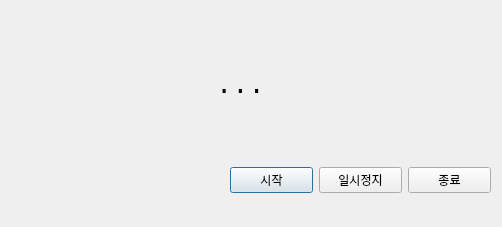
<?xml version="1.0" encoding="UTF-8"?>
<ui version="4.0">
 <class>Dialog</class>
 <widget class="QDialog" name="Dialog">
  <property name="geometry">
   <rect>
    <x>0</x>
    <y>0</y>
    <width>502</width>
    <height>227</height>
   </rect>
  </property>
  <property name="windowTitle">
   <string>잘 못들었습니다?</string>
  </property>
  <widget class="QLabel" name="stt">
   <property name="geometry">
    <rect>
     <x>50</x>
     <y>40</y>
     <width>381</width>
     <height>91</height>
    </rect>
   </property>
   <property name="font">
    <font>
     <family>Consolas</family>
     <pointsize>20</pointsize>
    </font>
   </property>
   <property name="layoutDirection">
    <enum>Qt::LeftToRight</enum>
   </property>
   <property name="text">
    <string>...</string>
   </property>
   <property name="alignment">
    <set>Qt::AlignCenter</set>
   </property>
  </widget>
  <widget class="QWidget" name="horizontalLayoutWidget">
   <property name="geometry">
    <rect>
     <x>230</x>
     <y>140</y>
     <width>261</width>
     <height>80</height>
    </rect>
   </property>
   <layout class="QHBoxLayout" name="horizontalLayout">
    <item>
     <widget class="QPushButton" name="button_start">
      <property name="text">
       <string>시작</string>
      </property>
     </widget>
    </item>
    <item>
     <widget class="QPushButton" name="button_pause">
      <property name="text">
       <string>일시정지</string>
      </property>
     </widget>
    </item>
    <item>
     <widget class="QPushButton" name="button_exit">
      <property name="text">
       <string>종료</string>
      </property>
     </widget>
    </item>
   </layout>
  </widget>
 </widget>
 <resources/>
 <connections>
  <connection>
   <sender>button_pause</sender>
   <signal>clicked()</signal>
   <receiver>Dialog</receiver>
   <slot>slot_pause()</slot>
   <hints>
    <hint type="sourcelabel">
     <x>379</x>
     <y>185</y>
    </hint>
    <hint type="destinationlabel">
     <x>382</x>
     <y>202</y>
    </hint>
   </hints>
  </connection>
  <connection>
   <sender>button_start</sender>
   <signal>clicked()</signal>
   <receiver>Dialog</receiver>
   <slot>slot_start()</slot>
   <hints>
    <hint type="sourcelabel">
     <x>289</x>
     <y>186</y>
    </hint>
    <hint type="destinationlabel">
     <x>285</x>
     <y>207</y>
    </hint>
   </hints>
  </connection>
  <connection>
   <sender>button_exit</sender>
   <signal>clicked()</signal>
   <receiver>Dialog</receiver>
   <slot>close()</slot>
   <hints>
    <hint type="sourcelabel">
     <x>465</x>
     <y>185</y>
    </hint>
    <hint type="destinationlabel">
     <x>474</x>
     <y>204</y>
    </hint>
   </hints>
  </connection>
 </connections>
 <slots>
  <slot>slot_pause()</slot>
  <slot>slot_start()</slot>
 </slots>
</ui>
